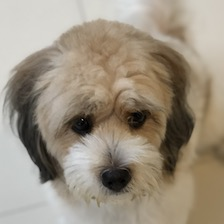
#> input picture versions/2022/tools/python/aki_dog.jpg, 224 x 224 px
$ jupyter execute np_demo.ipynb
#> lines starting #> are read from the running program, lines starting #| are printed output that depends on the picture
## Demonstration of numpy for data synthesis and manipulation
`numpy` is a numerical computing library in Python. It supports linear algebra operations that are useful in deep learning. In particular, `numpy` is useful for data loading, preparation, synthesis and manipulation. Below are some examples where `numpy` is used in vision and speech.

Note: Jupyter notebook is also supported in Visual Studio Code. In the Command Palette, type "Create New Jupyter Notenook".

[cell 1]
import numpy as np
import matplotlib.pyplot as plt
import time

Generate a 96x96 pixel grayscale image. Each pixel has a random value.

[cell 2]
img = np.random.randint(0, 255, size=(96,96), dtype=np.uint8)
plt.imshow(img, cmap='gray', vmin=0, vmax=255)
plt.show()
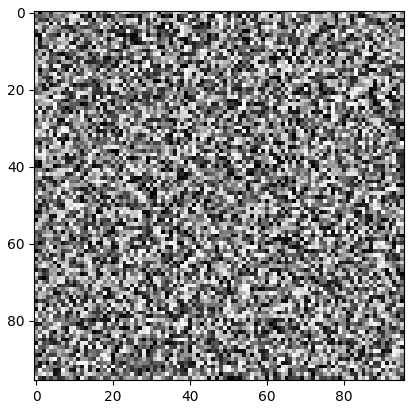
#> figure drawn by matplotlib, 1 panel

Let's create a 4x4 chessboard pattern. Image size is stil 96x96 pixel grayscale.
First example is using loops. Not exactly efficient and scalable.

[cell 3]
start_time = time.time()
img = np.ones((96,96), dtype=np.uint8)*255
for i in range(4):
    img[i*24:(i+1)*24, i*24:(i+1)*24] = 0

for i in range(2,4):
    img[i*24:(i+1)*24, (i-2)*24:(i-1)*24] = 0

for i in range(0,2):
    img[i*24:(i+1)*24, (i+2)*24:(i+3)*24] = 0

elapsed_time = (time.time() - start_time)*1e3
print(f"Elapsed time for loop: {elapsed_time:.2f}msec")
plt.imshow(img, cmap='gray', vmin=0, vmax=255)
plt.show()
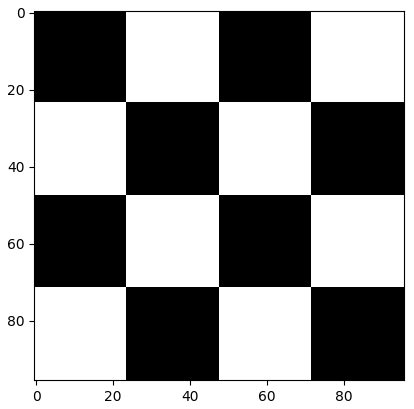
#> figure drawn by matplotlib, 1 panel

Second example is more efficient as the operations are parallelizable.

[cell 4]
start_time = time.time()
def chessboard(shape):
    return np.indices(shape).sum(axis=0) % 2

img = chessboard((4,4))*255
img = np.repeat(img, (24), axis=0)
img = np.repeat(img, (24), axis=1)
elapsed_time = (time.time() - start_time)*1e3
print(f"Elapsed time for loop: {elapsed_time:.2f}msec")
plt.imshow(img, cmap='gray', vmin=0, vmax=255)
plt.show()

Another example is reshaping the pattern. For example, we might want to flatten the chessboard pattern.

[cell 5]
imgs = np.split(img, 4, axis=0)
img = np.hstack(imgs)
plt.imshow(img, cmap='gray', vmin=0, vmax=255)
plt.show()
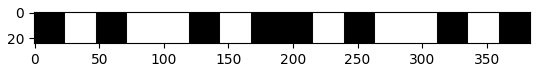
#> figure drawn by matplotlib, 1 panel

With `matplotlib`, we can load an image from the filesystem into a numpy array. In this example, the image file is in the same directory as this jupyter notebook.

[cell 6]
from matplotlib import image

img = image.imread("aki_dog.jpg")
#> img is the input picture: shape (224, 224, 3); mean R, G, B 155, 144.1, 127.7
plt.imshow(img)
plt.show()

`numpy` can perform rgb to grayscale conversion. For example, by taking the mean of the rgb components.

[cell 7]
img = np.mean(img, axis=-1)
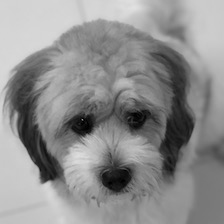
#> img: shape (224, 224) float64; min 0, max 225, mean 142.3
print(img.shape)
#| (224, 224)
plt.imshow(img, cmap='gray', vmin=0, vmax=255)
plt.show()

$ run again, with versions/2022/tools/python/wonder_cat.jpg copied over versions/2022/tools/python/aki_dog.jpg
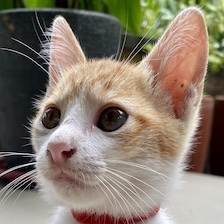
#> input picture versions/2022/tools/python/wonder_cat.jpg, 224 x 224 px
#> img is the input picture: shape (224, 224, 3); mean R, G, B 134.3, 122.6, 108.9
#> `img = np.mean(img, axis=-1)`:
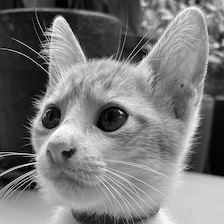
#> img: shape (224, 224) float64; min 0, max 254.7, mean 121.9
#| (224, 224)

$ run again, with versions/2022/tools/python/cifar10-samples.png saved as versions/2022/tools/python/aki_dog.jpg
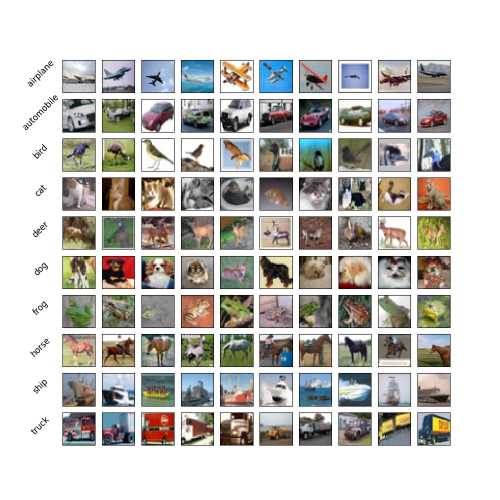
#> input picture versions/2022/tools/python/cifar10-samples.png, 1000 x 1000 px (shown at 1/2 size)
#> img is the input picture: shape (1000, 1000, 3); mean R, G, B 198.3, 196.5, 192.6
#> `img = np.mean(img, axis=-1)`:
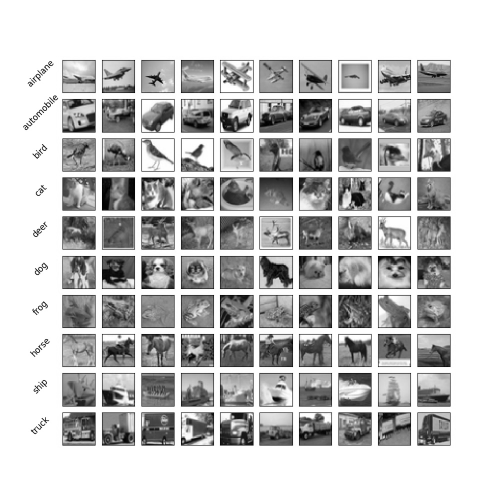
#> img: shape (1000, 1000) float64 (shown at 1/2 size); min 0, max 255, mean 195.8
#| (1000, 1000)
